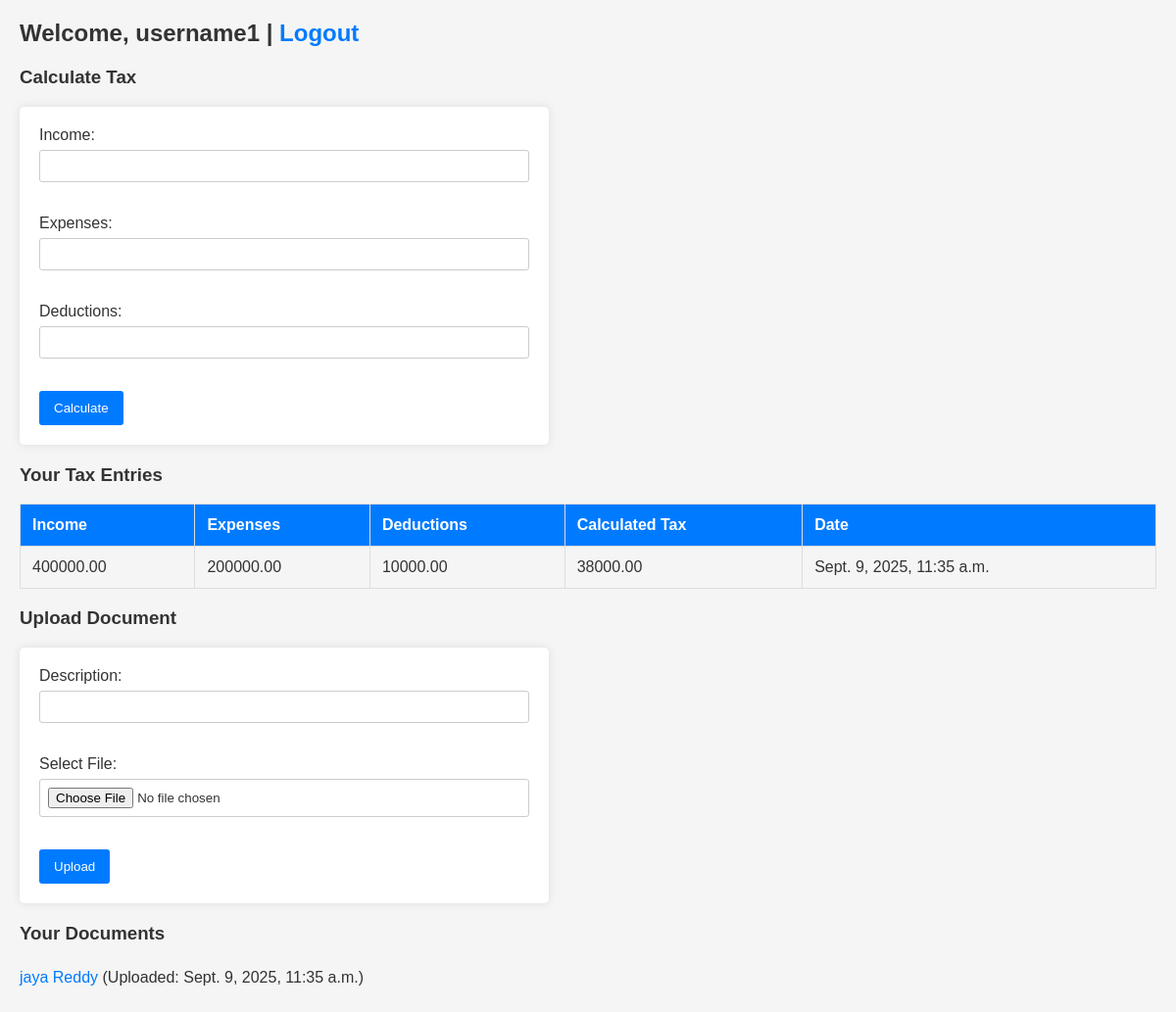
The app's page / (signed in) with its own data.
### tax_app/models.py (models this page shows)
class TaxEntry(models.Model):
    user = models.ForeignKey(User, on_delete=models.CASCADE)
    income = models.DecimalField(max_digits=10, decimal_places=2)
    expenses = models.DecimalField(max_digits=10, decimal_places=2)
    deductions = models.DecimalField(max_digits=10, decimal_places=2)
    calculated_tax = models.DecimalField(max_digits=10, decimal_places=2)
    created_at = models.DateTimeField(auto_now_add=True)

class Document(models.Model):
    user = models.ForeignKey(User, on_delete=models.CASCADE)
    file = models.FileField(upload_to='documents/')
    description = models.TextField(blank=True)
    uploaded_at = models.DateTimeField(auto_now_add=True)

### tax_app/views.py (the view, shortened to what this page needs)
# urls.py: path('', dashboard_view, name='dashboard'),
@login_required
def dashboard_view(request):
    tax_entries = TaxEntry.objects.filter(user=request.user)
    documents = Document.objects.filter(user=request.user)
    if request.method == 'POST' and 'upload_file' in request.POST:
        file = request.FILES['document']
        description = request.POST.get('description', '')
        Document.objects.create(user=request.user, file=file, description=description)
        return redirect('dashboard')
    return render(request, 'dashboard.html', {'tax_entries': tax_entries, 'documents': documents})

### tax_app/templates/dashboard.html (shortened to what this page needs)
<!DOCTYPE html>
<html>
<head>
    {% load static %}
    <link rel="stylesheet" href="{% static 'style.css' %}">
</head>
<body>
    <h2>Welcome, {{ request.user.username }} | <a href="{% url 'logout' %}">Logout</a></h2>
    <h3>Calculate Tax</h3>
    <form method="POST">
        <label>Income:</label><br>
        <input type="number" name="income" step="0.01" required><br><br>
        <label>Expenses:</label><br>
        <input type="number" name="expenses" step="0.01" required><br><br>
        <label>Deductions:</label><br>
        <input type="number" name="deductions" step="0.01" required><br><br>
        <button type="submit">Calculate</button>
    </form>
    <h3>Your Tax Entries</h3>
    <table border="1">
        <tr>
            <th>Income</th>
            <th>Expenses</th>
            <th>Deductions</th>
            <th>Calculated Tax</th>
            <th>Date</th>
        </tr>
        {% for entry in tax_entries %}
        <tr>
            <td>{{ entry.income }}</td>
            <td>{{ entry.expenses }}</td>
            <td>{{ entry.deductions }}</td>
            <td>{{ entry.calculated_tax }}</td>
            <td>{{ entry.created_at }}</td>
        </tr>
        {% empty %}
        <tr><td colspan="5">No entries yet.</td></tr>
        {% endfor %}
    </table>
    <h3>Upload Document</h3>
    <form method="POST" enctype="multipart/form-data">
        <label>Description:</label><br>
        <input type="text" name="description"><br><br>
        <label>Select File:</label><br>
        <input type="file" name="document" required><br><br>
        <button type="submit">Upload</button>
    </form>
    <h3>Your Documents</h3>
    <ul>
        {% for doc in documents %}
            <li><a href="{{ doc.file.url }}" target="_blank">{{ doc.description|default:"No Description" }}</a> (Uploaded: {{ doc.uploaded_at }})</li>
        {% empty %}
            <li>No documents uploaded yet.</li>
        {% endfor %}
    </ul>
</body>
</html>

### tax_app/static/style.css (style rules this page uses)
body { font-family: Arial, sans-serif; background-color: #f5f5f5; margin: 20px; padding: 0; color: #333; }
form { background-color: #fff; padding: 20px; max-width: 500px; margin-bottom: 20px; border-radius: 5px; box-shadow: 0 0 10px rgba(0,0,0,0.1); }
input[type="text"], input[type="email"], input[type="password"], input[type="number"], input[type="file"] { width: 100%; padding: 8px; margin-top: 6px; margin-bottom: 15px; border: 1px solid #ccc; border-radius: 3px; box-sizing: border-box; }
button { background-color: #007bff; color: white; padding: 10px 15px; border: none; border-radius: 3px; cursor: pointer; }
h2, h3 { color: #333; }
table { width: 100%; border-collapse: collapse; margin-top: 15px; }
table, th, td { border: 1px solid #ddd; }
th, td { padding: 12px; text-align: left; }
th { background-color: #007bff; color: white; }
a { color: #007bff; text-decoration: none; }
ul { list-style-type: none; padding: 0; }
ul li { padding: 6px 0; }

### records on screen
TaxEntry: income "400000.00", expenses "200000.00", deductions "10000.00", calculated_tax "38000.00", created_at "Sept. 9, 2025, 11:35 a.m."
Document: description "jaya Reddy", uploaded_at "Sept. 9, 2025, 11:35 a.m."

### other values on screen
{{ request.user.username }} "username1"
